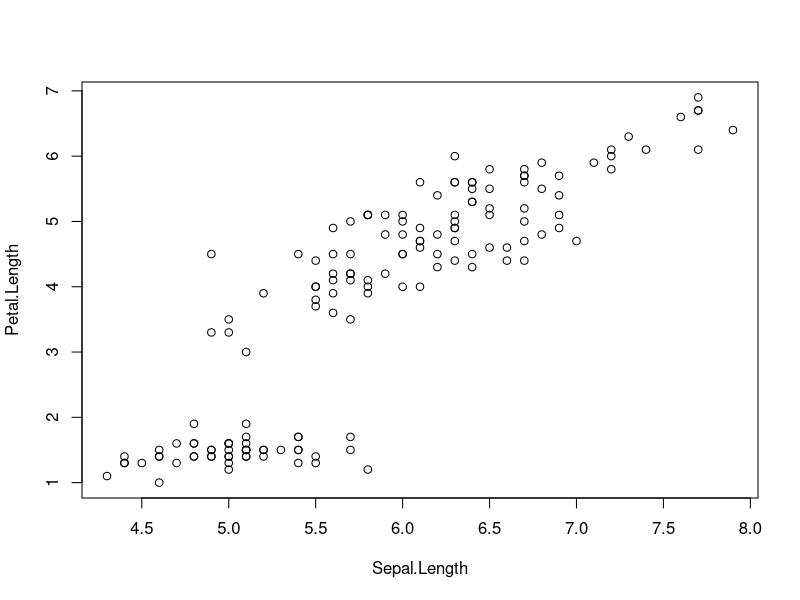
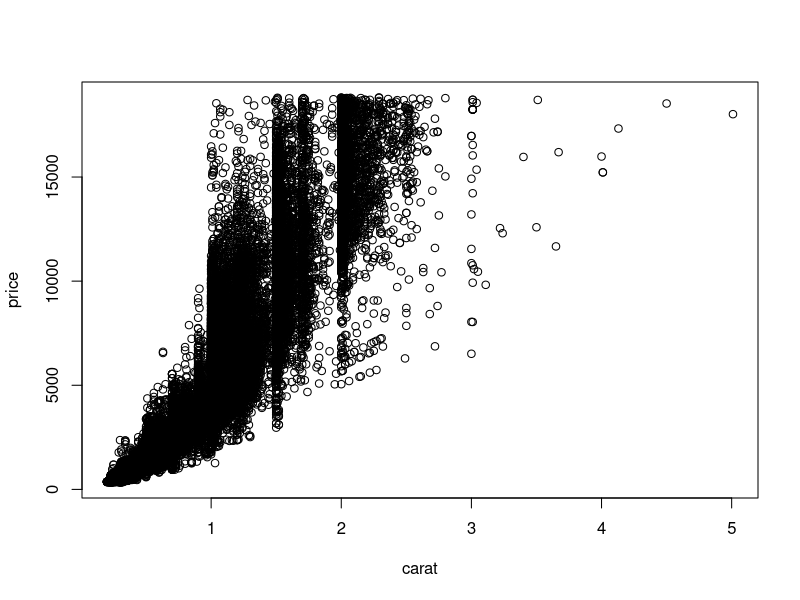
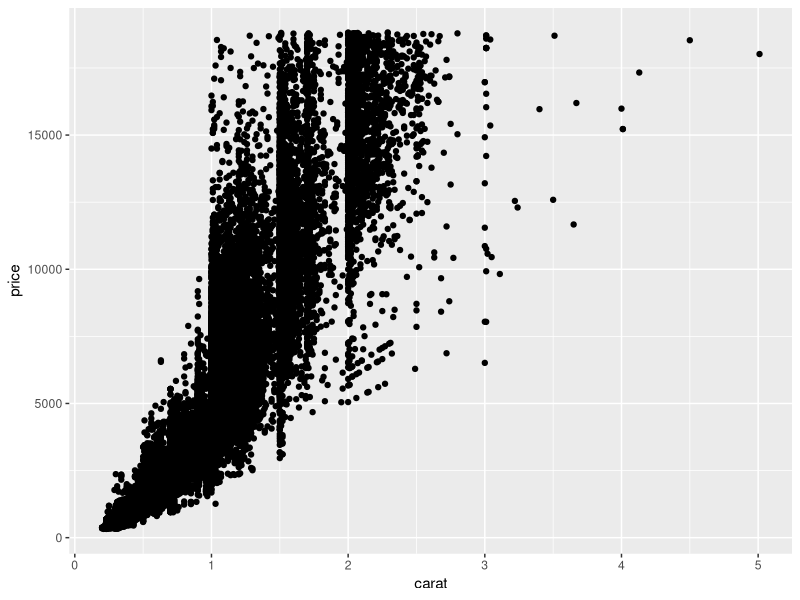
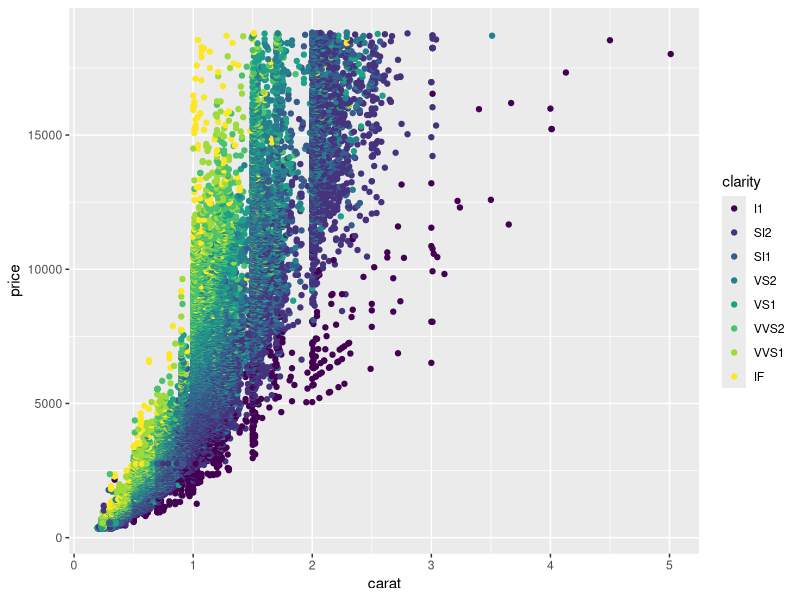
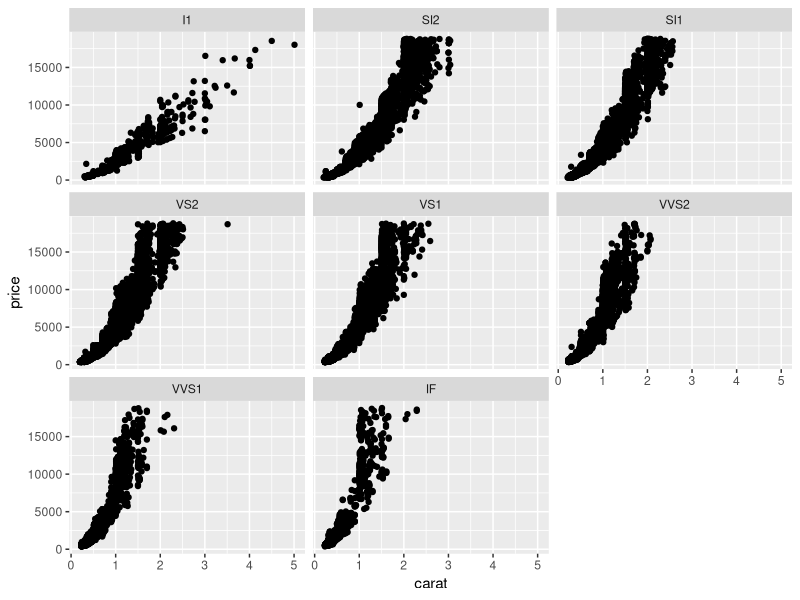
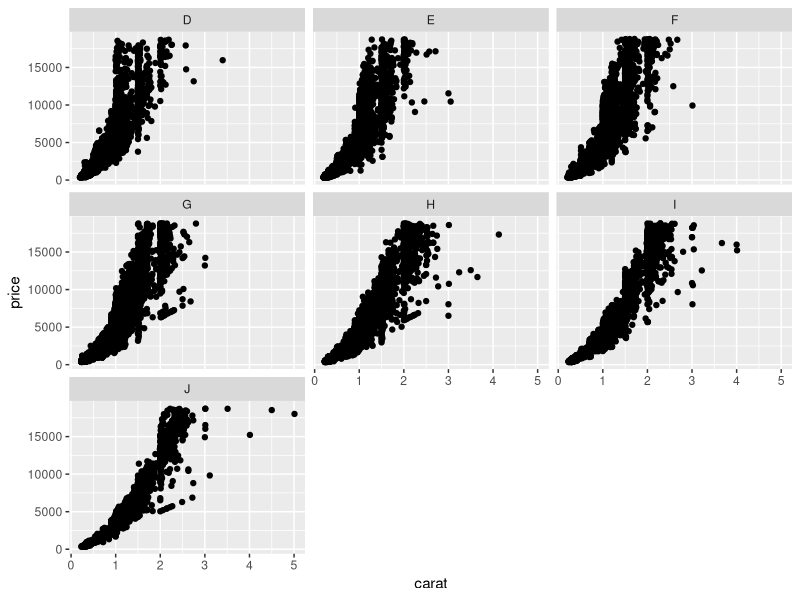
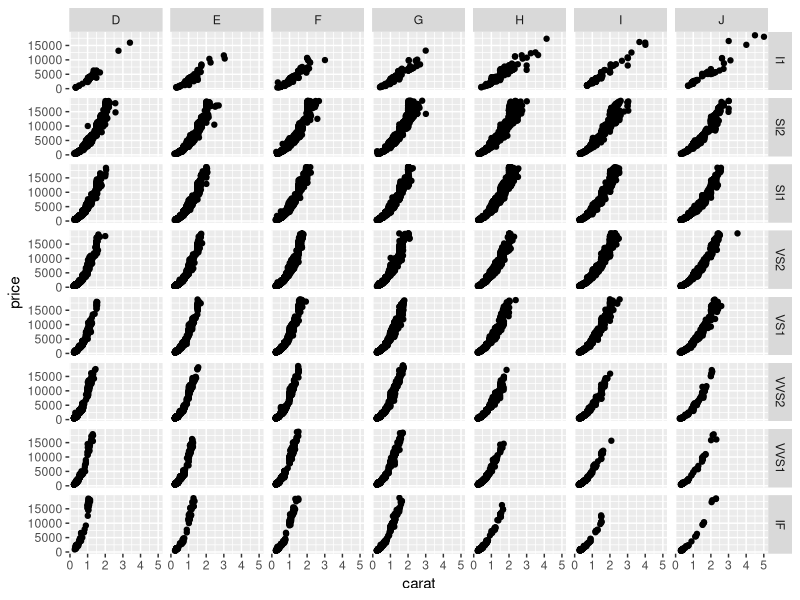
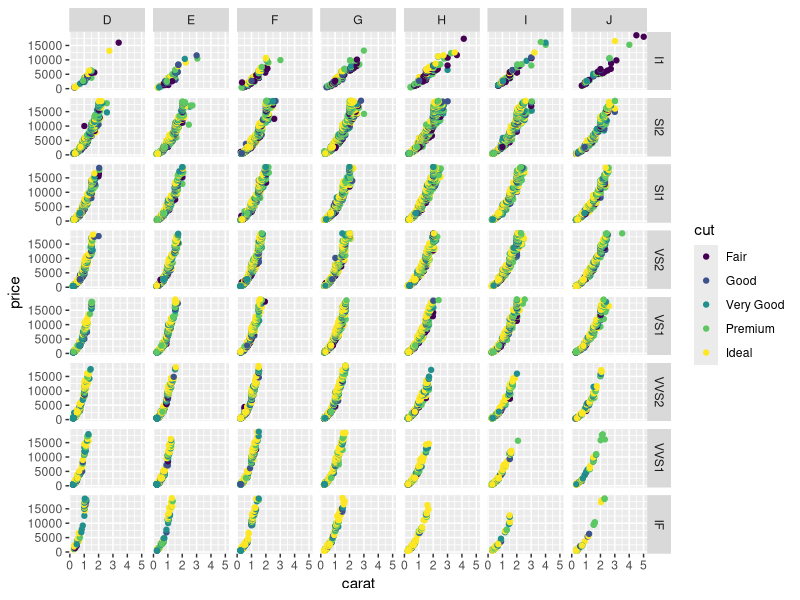

Write R code to recreate these figures, in order.
## ---- chunk 1
library(knitr)
opts_chunk$set(message=FALSE)
## ---- chunk 2
# Load some data and look at the first few lines
data(iris)
head(iris)

# Make a basic scatter plot
with(iris, plot(Sepal.Length, Petal.Length))
## ---- chunk 3
library(ggplot2)
## ---- chunk 4
data(diamonds)
head(diamonds)
str(diamonds)
## ---- chunk 5
with(diamonds, plot(carat, price))
## ---- chunk 6
qplot(carat, price, data = diamonds)
## ---- chunk 7
qplot(carat, price, data = diamonds, col = clarity)
## ---- chunk 8
qplot(carat, price, data = diamonds, facets = ~ clarity)
## ---- chunk 9
qplot(carat, price, data = diamonds, facets = ~ color)
## ---- chunk 10
qplot(carat, price, data = diamonds, facets = clarity ~ color)
## ---- chunk 11
qplot(carat, price, data = diamonds, facets = clarity ~ color, col = cut)
## ---- chunk 12
# Using the qplot convenience function:
# qplot(carat, price, data = diamonds)

# Using ggplot:
ggplot(diamonds, aes(carat, price)) + geom_point()
## ---- chunk 13
ggplot(diamonds, aes(carat, price)) + geom_hex()
## ---- chunk 14
ggplot(diamonds, aes(carat, price)) + geom_point(alpha=1/5)
## ---- chunk 15
ggplot(diamonds, aes(carat, price)) + geom_point() + geom_smooth()
## ---- chunk 16
ggplot(diamonds, aes(carat, price)) + geom_point() + geom_smooth(method="lm")
## ---- chunk 17
# Using the qplot convenience function:
# qplot(carat, price, data = diamonds, col = clarity) 
# Using ggplot:
ggplot(diamonds, aes(carat, price, col=clarity)) + geom_point()
## ---- chunk 18
# Using the qplot convenience function:  
# qplot(carat, price, data = diamonds, facets = clarity ~ color)   
# Using ggplot:
ggplot(diamonds, aes(carat, price)) + geom_point() + facet_grid(clarity ~ color)
## ---- chunk 19
ggplot(diamonds, aes(price, fill=clarity)) + geom_histogram(position="fill", binwidth=200)
## ---- chunk 20
ggplot(diamonds, aes(cut, price)) + geom_boxplot(aes(fill=color)) + scale_y_log10()
## ---- chunk 21
g <- ggplot(diamonds, aes(depth, fill=cut)) 
g <- g + geom_density(alpha=1/4) 
g <- g + xlim(55, 70)
g <- g + ggtitle("Table Depths by Cut Quality")
g <- g + xlab("Table Depth") + ylab("Density")
g
